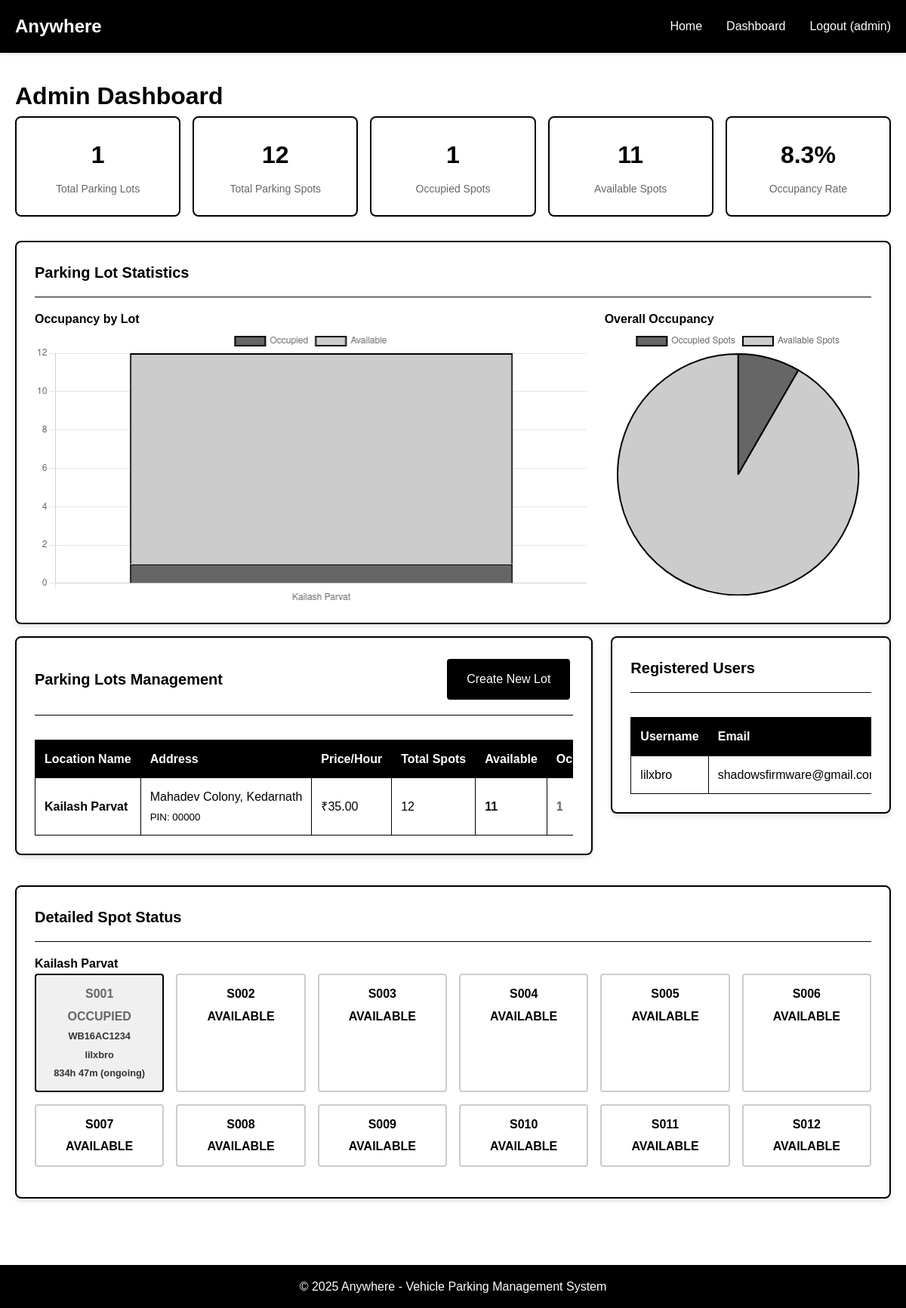
The app's page /admin/dashboard (signed in), older data.
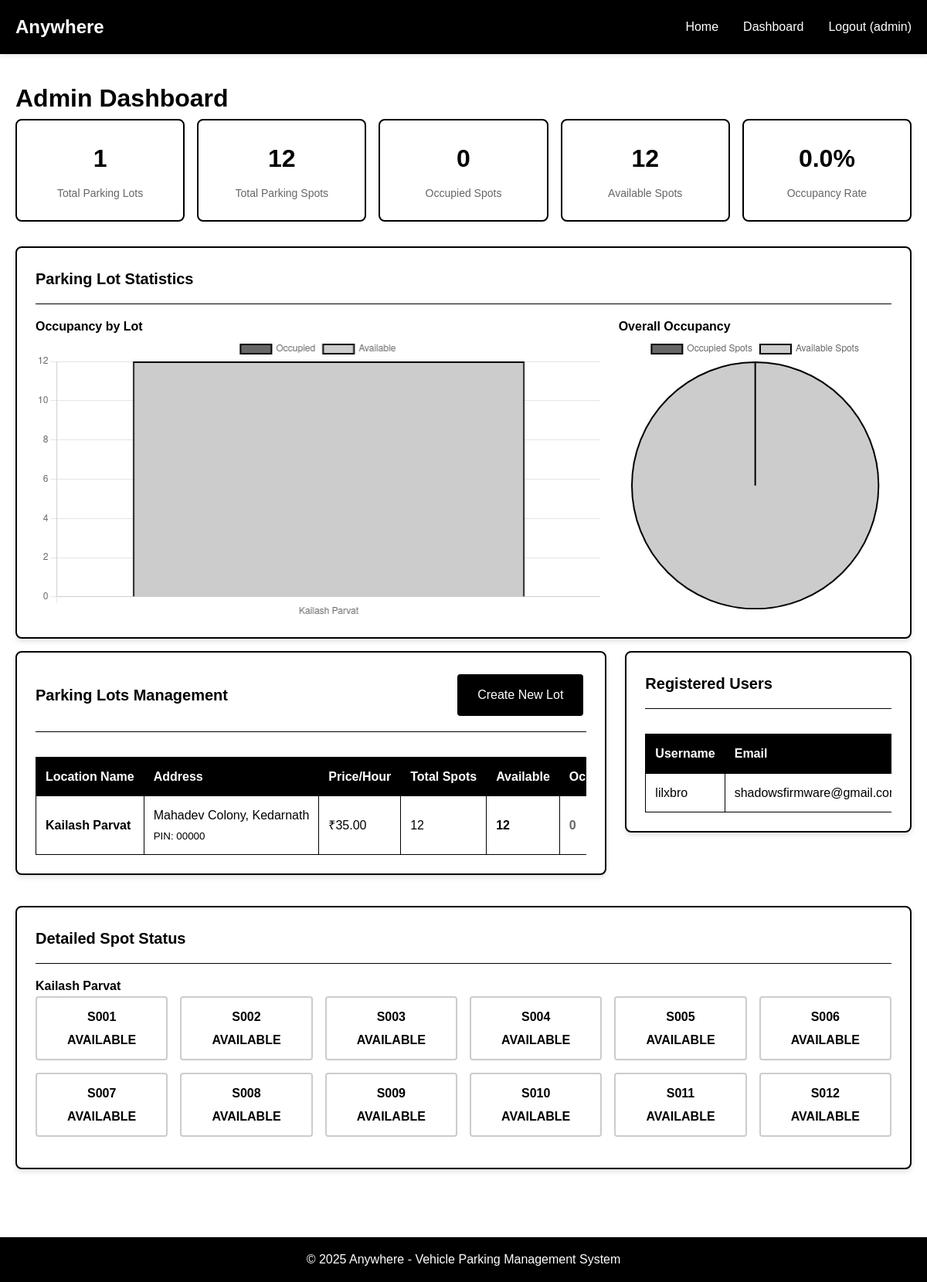
The same page, newer data.
### backend/models.py (models this page shows, shortened)
class ParkingLot(db.Model):
    __tablename__ = 'parking_lots'
    id = db.Column(db.Integer, primary_key=True)
    prime_location_name = db.Column(db.String(100), nullable=False)
    address = db.Column(db.Text, nullable=False)
    pin_code = db.Column(db.String(10), nullable=False)
    price_per_hour = db.Column(db.Float, nullable=False)
    maximum_spots = db.Column(db.Integer, nullable=False)
    created_at = db.Column(db.DateTime, default=datetime.utcnow)
    spots = db.relationship('ParkingSpot', backref='lot', lazy=True, cascade='all, delete-orphan', order_by='ParkingSpot.spot_number')
    @property
    def available_spots_count(self):
        return len([spot for spot in self.spots if spot.status == 'A'])
    @property
    def occupied_spots_count(self):
        return len([spot for spot in self.spots if spot.status == 'O'])

class ParkingSpot(db.Model):
    __tablename__ = 'parking_spots'
    id = db.Column(db.Integer, primary_key=True)
    lot_id = db.Column(db.Integer, db.ForeignKey('parking_lots.id'), nullable=False)
    spot_number = db.Column(db.String(10), nullable=False)
    status = db.Column(db.String(1), default='A', nullable=False)  # A-Available, O-Occupied
    created_at = db.Column(db.DateTime, default=datetime.utcnow)
    reservations = db.relationship('Reservation', backref='spot', lazy=True)
    @property
    def current_reservation(self):
        return Reservation.query.filter_by(
            spot_id=self.id,
            leaving_timestamp=None
        ).first()

class Reservation(db.Model):
    __tablename__ = 'reservations'
    id = db.Column(db.Integer, primary_key=True)
    spot_id = db.Column(db.Integer, db.ForeignKey('parking_spots.id'), nullable=False)
    user_id = db.Column(db.Integer, db.ForeignKey('users.id'), nullable=False)
    vehicle_number = db.Column(db.String(20), nullable=False)
    parking_timestamp = db.Column(db.DateTime, default=datetime.utcnow)
    leaving_timestamp = db.Column(db.DateTime, nullable=True)
    parking_cost = db.Column(db.Float, nullable=True)
    @property
    def duration_str(self):
        end_time = self.leaving_timestamp or datetime.utcnow()
        if self.parking_timestamp:
            duration = end_time - self.parking_timestamp
            hours = int(duration.total_seconds() // 3600)
            minutes = int((duration.total_seconds() % 3600) // 60)
            if not self.leaving_timestamp:
                return f"{hours}h {minutes}m (ongoing)"
            return f"{hours}h {minutes}m"
        return "N/A"

class User(db.Model):
    __tablename__ = 'users'
    id = db.Column(db.Integer, primary_key=True)
    username = db.Column(db.String(80), unique=True, nullable=False)
    email = db.Column(db.String(120), unique=True, nullable=False)
    password_hash = db.Column(db.String(120), nullable=False)
    phone = db.Column(db.String(15), nullable=True)
    is_admin = db.Column(db.Boolean, default=False)
    created_at = db.Column(db.DateTime, default=datetime.utcnow)
    reservations = db.relationship('Reservation', backref='user', lazy=True, cascade='all, delete-orphan')

### backend/app.py (the view)
@app.route('/admin/dashboard')
@admin_required
def admin_dashboard():
    lots = ParkingLot.query.order_by(ParkingLot.prime_location_name).all()
    users = User.query.filter_by(is_admin=False).all()
    total_lots = len(lots)
    total_spots = sum(lot.maximum_spots for lot in lots)
    occupied_spots = sum(lot.occupied_spots_count for lot in lots)
    available_spots = total_spots - occupied_spots
    stats = {
        'total_lots': total_lots,
        'total_spots': total_spots,
        'occupied_spots': occupied_spots,
        'available_spots': available_spots,
        'occupancy_rate': round((occupied_spots / total_spots * 100) if total_spots > 0 else 0, 1)
    }
    chart_data = {
        'lot_names': [lot.prime_location_name for lot in lots],
        'lot_occupied': [lot.occupied_spots_count for lot in lots],
        'lot_available': [lot.available_spots_count for lot in lots],
        'overall_occupied': occupied_spots,
        'overall_available': available_spots
    }
    return render_template('admin_dashboard.html',
                           lots=lots, users=users, stats=stats, chart_data=chart_data)

### backend/app.py (called while the page is built)
def admin_required(f):
    @wraps(f)
    def decorated_function(*args, **kwargs):
        if 'user_id' not in session:
            flash('Please log in to access this page.', 'error')
            return redirect(url_for('login'))
        user = User.query.get(session['user_id'])
        if not user or not user.is_admin:
            flash('Admin access required.', 'error')
            return redirect(url_for('index'))
        return f(*args, **kwargs)
    return decorated_function

### frontend/templates/admin_dashboard.html (shortened to what the changed rows need)
{% extends "base.html" %}
{% block content %}
<h1>Admin Dashboard</h1>
<div class="stats-grid">
    <div class="stat-card">
        <span class="stat-number" id="occupied-spots">{{ stats.occupied_spots }}</span>
        <div class="stat-label">Occupied Spots</div>
    </div>
    <div class="stat-card">
        <span class="stat-number" id="available-spots">{{ stats.available_spots }}</span>
        <div class="stat-label">Available Spots</div>
    </div>
    <div class="stat-card">
        <span class="stat-number">{{ stats.occupancy_rate }}%</span>
        <div class="stat-label">Occupancy Rate</div>
    </div>
</div>
{% if lots %}
<div class="card mb-2">
    <div class="card-header">
        <h3 class="card-title">Parking Lot Statistics</h3>
    </div>
    <div class="row">
        <div class="col-md-8">
            <h4>Occupancy by Lot</h4>
            <canvas id="lotOccupancyChart"></canvas>
        </div>
        <div class="col-md-4">
            <h4>Overall Occupancy</h4>
            <canvas id="overallOccupancyChart"></canvas>
        </div>
    </div>
</div>
{% endif %}
<div class="row">
    <div class="col-md-8">
        <div class="card">
            {% if lots %}
                <div class="table-container">
                    <table class="table">
                        <thead>
                            <tr>
                                <th>Location Name</th>
                                <th>Address</th>
                                <th>Price/Hour</th>
                                <th>Total Spots</th>
                                <th>Available</th>
                                <th>Occupied</th>
                            </tr>
                        </thead>
                        <tbody>
                            {% for lot in lots %}
                            <tr>
                                <td><strong>{{ lot.prime_location_name }}</strong></td>
                                <td>{{ lot.address }}<br><small>PIN: {{ lot.pin_code }}</small></td>
                                <td>₹{{ "%.2f"|format(lot.price_per_hour) }}</td>
                                <td>{{ lot.maximum_spots }}</td>
                                <td class="status-available">{{ lot.available_spots_count }}</td>
                                <td class="status-occupied">{{ lot.occupied_spots_count }}</td>
                            </tr>
                            {% endfor %}
                        </tbody>
                    </table>
                </div>
            {% else %}
                <p class="text-center p-2">No parking lots created yet. <a href="{{ url_for('create_lot') }}">Create your first lot</a>.</p>
            {% endif %}
        </div>
    </div>
    <div class="col-md-4">
        <div class="card">
            {% if users %}
                <div class="table-container">
                    <table class="table">
                        <thead>
                            <tr>
                                <th>Username</th>
                                <th>Email</th>
                            </tr>
                        </thead>
                    </table>
                </div>
            {% else %}
                <p class="text-center p-2">No users registered yet.</p>
            {% endif %}
        </div>
    </div>
</div>
{% if lots %}
<div class="card mt-2">
    {% for lot in lots %}
    <div class="mb-2">
        <h4>{{ lot.prime_location_name }}</h4>
        <div class="parking-spots-grid">
            {% for spot in lot.spots %}
            <div class="spot-card status-{{ 'occupied' if spot.status == 'O' else 'available' }}">
                <strong>{{ spot.spot_number }}</strong>
                <span>{{ 'OCCUPIED' if spot.status == 'O' else 'AVAILABLE' }}</span>
                {% if spot.current_reservation %}
                <small>{{ spot.current_reservation.vehicle_number }}</small>
                <small>{{ spot.current_reservation.user.username }}</small>
                <small>{{ spot.current_reservation.duration_str }}</small>
                {% endif %}
            </div>
            {% endfor %}
        </div>
    </div>
    {% endfor %}
</div>
{% endif %}
{% endblock %}
{% block scripts %}
{% if chart_data %}
<script>
document.addEventListener('DOMContentLoaded', function() {
    // Overall Occupancy Pie Chart
    const overallCtx = document.getElementById('overallOccupancyChart').getContext('2d');
    new Chart(overallCtx, {
        type: 'pie',
        data: {
            labels: ['Occupied Spots', 'Available Spots'],
            datasets: [{
                label: 'Overall Occupancy',
                data: [{{ chart_data.overall_occupied }}, {{ chart_data.overall_available }}],
                backgroundColor: [
                    '#666666', // Occupied - Dark Gray
                    '#cccccc'  // Available - Light Gray
                ],
                borderColor: '#000000',
                borderWidth: 2
            }]
        },
        options: {
            responsive: true,
            plugins: {
                legend: {
                    position: 'top',
                }
            }
        }
    });
    // Lot Occupancy Bar Chart
    const lotCtx = document.getElementById('lotOccupancyChart').getContext('2d');
    new Chart(lotCtx, {
        type: 'bar',
        data: {
            labels: {{ chart_data.lot_names | tojson }},
            datasets: [{
                label: 'Occupied',
                data: {{ chart_data.lot_occupied | tojson }},
                backgroundColor: '#666666',
                borderColor: '#000000',
                borderWidth: 2
            }, {
                label: 'Available',
                data: {{ chart_data.lot_available | tojson }},
                backgroundColor: '#cccccc',
                borderColor: '#000000',
                borderWidth: 2
            }]
        },
        options: {
            responsive: true,
            scales: {
                x: {
                    stacked: true,
                },
                y: {
                    stacked: true,
                    beginAtZero: true
                }
            },
            plugins: {
                legend: {
                    position: 'top',
                }
            }
        }
    });
});
</script>
{% endif %}
{% endblock %}

Row changes from the older to the newer data that the page shows:
changed through a linked row, ParkingLot "Kailash Parvat": available_spots_count "11" → "12"; occupied_spots_count "1" → "0"
changed ParkingSpot (number 1 of 12 on the later page): status "OCCUPIED" → "AVAILABLE"; current_reservation.vehicle_number "WB16AC1234" → (not shown); current_reservation.user.username "lilxbro" → (not shown); current_reservation.duration_str "834h 47m (ongoing)" → (not shown)
Text that changed along with them:
{{ stats.occupied_spots }}: "1" → "0"
{{ stats.available_spots }}: "11" → "12"
{{ stats.occupancy_rate }}: "8.3" → "0.0"
chart data {{ chart_data.overall_occupied }}: 1 → 0
chart data {{ chart_data.overall_available }}: 11 → 12
chart data {{ chart_data.lot_occupied | tojson }}: [1] → [0]
chart data {{ chart_data.lot_available | tojson }}: [11] → [12]
